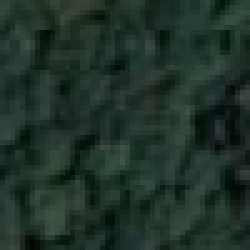
#> input picture IEIT/images/forest.png, 50 x 50 px (shown 5 times larger)
$ python test.py
#> lines starting #> are read from the running program, lines starting #| are printed output that depends on the picture
### IEIT/get_rgb_pixels.py
from PIL import Image
import numpy
import math
import json
import pandas
from prettytable import PrettyTable
import logging

DELTA = 20

forest = Image.open('images/forest.png').convert("L")
sand = Image.open('images/field.png').convert("L")
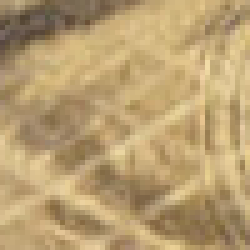
#> input picture IEIT/images/field.png, 50 x 50 px (shown 5 times larger)
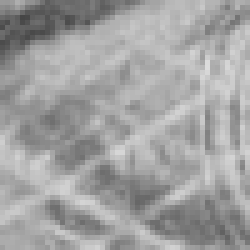
#> sand: PIL image 50x50 L (shown 5 times larger); min 70, max 220, mean 161.2
water = Image.open('images/road.png').convert("L")
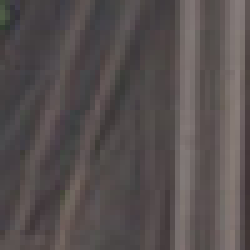
#> input picture IEIT/images/road.png, 50 x 50 px (shown 5 times larger)

# [19 lines of commented-out code are left out]


def split_list(image, wanted_parts=50):
#> called with wanted_parts = 50
    alist = list(image.getdata())
#> alist = 2500 values, max 77 at index 1624, min 5 at index 2406, mean 43.45
    length = len(alist)
#> length = 2500
    return [alist[i*length // wanted_parts: (i+1)*length // wanted_parts] for i in range(wanted_parts)]


# forest_matrix = image_to_matrix(forest)
forest_matrix = split_list(forest)
#> forest_matrix = 50 items
sand_matrix = split_list(sand)
#> sand_matrix = 50 items
water_matrix = split_list(water)
#> water_matrix = 50 items

# [6 lines of commented-out code are left out]

forest_avg_pixel = list(numpy.mean(forest_matrix, axis=0))
#> forest_avg_pixel = 50 values, max 51.66 at index 37, min 32.68 at index 46, mean 43.45
sand_avg_pixel = list(numpy.mean(sand_matrix, axis=0))
#> sand_avg_pixel = 50 values, max 175 at index 49, min 150.4 at index 10, mean 161.2
water_avg_pixel = list(numpy.mean(water_matrix, axis=0))
#> water_avg_pixel = 50 values, max 122.3 at index 46, min 66.62 at index 49, mean 81.51
# print(f"Forest AVG: {forest_avg_pixel}")
# print(f"Sand AVG: {sand_avg_pixel}")
# print(f"Water AVG: {water_avg_pixel}")


def get_limits(pixel_avg):
    high_limit = []
    low_limit = []
    index = 0
    for pixel in pixel_avg:
        high_limit.append(pixel_avg[index] + DELTA)
        low_limit.append(pixel_avg[index] - DELTA)
        index += 1
#> this loop made 50 passes
#> pixel on passes 1 to 12: 48.16, 48.28, 48.64, 46.94, 41.56, 37.58, 40.18, 43.68, 44.66, 48.04, 48.76, 47.64
#> after the loop, high_limit = 50 values, max 71.66 at index 37, min 52.68 at index 46, mean 63.45; index = 50; low_limit = 50 values, max 31.66 at index 37, min 12.68 at index 46, mean 23.45

    return high_limit, low_limit


forest_limits = get_limits(forest_avg_pixel)
# print(f"Forest HIGH limit: {forest_limits[0]} \n"
#       f"Forest LOW limit: {forest_limits[1]}")
sand_limits = get_limits(sand_avg_pixel)
#> the loop in get_limits (call 2), `for pixel in pixel_avg:` made 50 passes
#> pixel on passes 1 to 12: 152.9, 151.9, 152.7, 154.6, 152, 150.9, 154.6, 156.2, 155.9, 153.9, 150.4, 150.5
# print(f"sand HIGH limit: {sand_limits[0]} \n"
#       f"sand LOW limit: {sand_limits[1]}")
water_limits = get_limits(water_avg_pixel)
# print(f"water HIGH limit: {water_limits[0]} \n"
#       f"water LOW limit: {water_limits[1]}")


def to_binary(pixels_matrix, h_limit, l_limit):
    binary_matrix = []

    for i in pixels_matrix:
        row = []

        for j in i:
            if l_limit[0] <= j <= h_limit[0]:
                row.append(1)
            else:
                row.append(0)

        binary_matrix.append(row)
#> this loop made 50 passes
#> after the loop, binary_matrix = 50 items

    return binary_matrix

binary_forest = to_binary(forest_matrix, forest_limits[0], forest_limits[1])
#> binary_forest = 50 items
# print(numpy.matrix(binary_forest))
# print(pandas.DataFrame(binary_forest))
binary_sand = to_binary(sand_matrix, sand_limits[0], sand_limits[1])
#> the loop in to_binary (call 2), `for i in pixels_matrix:` made 50 passes
#> binary_sand = 50 items
# print(binary_sand)
binary_water = to_binary(water_matrix, water_limits[0], water_limits[1])
#> binary_water = 50 items
# print(binary_water)


def get_etalon(binary_matrix):
    counter_0 = [0] * 50
    counter_1 = [0] * 50

    etalon = []

    for row in binary_matrix:
        index = 0
        for num in row:
            if num == 0:
                counter_0[index] += 1
            else:
                counter_1[index] += 1
            index += 1
#> after the loop, counter_0 = 50 values, max 23 at index 45, min 0 at index 26, mean 6.94; counter_1 = 50 values, max 50 at index 26, min 27 at index 45, mean 43.06

    for i, j in zip(counter_0, counter_1):
        if i > j:
            etalon.append(0)
        else:
            etalon.append(1)
#> this loop made 50 passes
#> (i, j) on passes 1, 2, 3, 4, 5, 6, 7, 9, 10, 11, 12, 13: (3, 47), (3, 47), (1, 49), (2, 48), (9, 41), (16, 34), (7, 43), (9, 41), (7, 43), (7, 43), (9, 41), (11, 39)
#> j on pass 8: 43
#> after the loop, etalon = 50 values from 1 to 1

    # print(f"counter_0: {counter_0}")
    # print(f"counter_1: {counter_1}")

    return etalon


forest_etalon = get_etalon(binary_forest)
#> forest_etalon = 50 values from 1 to 1
# print(f"Forest ETALON: {forest_etalon}")
sand_etalon = get_etalon(binary_sand)
#> the loop in get_etalon (call 2), `for row in binary_matrix:` made 50 passes
#> the loop in get_etalon (call 2), `for i, j in zip(counter_0, counter_1):` made 50 passes
#> (i, j) on passes 1 to 12: (30, 20), (27, 23), (23, 27), (21, 29), (20, 30), (28, 22), (21, 29), (24, 26), (28, 22), (32, 18), (27, 23), (31, 19)
#> sand_etalon = 50 values, max 1 at index 2, min 0 at index 0, mean 0.18
# print(f"Sand ETALON: {sand_etalon}")
water_etalon = get_etalon(binary_water)
#> water_etalon = 50 values, max 1 at index 0, min 0 at index 35, mean 0.78
# print(f"Water ETALON: {water_etalon}")


# [5 lines left out: function get_neighbor, not called in this run]


def calculate_distance(etalon_1: list, etalon_2: list):
    distance = 0

    for x, y in zip(etalon_1, etalon_2):
        if x != y:
            distance += 1
#> this loop made 50 passes
#> y on passes 1 to 12: 0, 0, 1, 1, 1, 0, 1, 1, 0, 0, 0, 0
#> after the loop, distance = 41

    return distance


forest_sand_distance = calculate_distance(forest_etalon, sand_etalon)
#> forest_sand_distance = 41
forest_water_distance = calculate_distance(forest_etalon, water_etalon)
#> the loop in calculate_distance (call 2), `for x, y in zip(etalon_1, etalon_2):` made 50 passes
#> forest_water_distance = 11
water_sand_distance = calculate_distance(water_etalon, sand_etalon)
#> water_sand_distance = 32
print(forest_sand_distance)
#| 41
print(forest_water_distance)
#| 11
print(water_sand_distance)
#| 32


def get_vector(binary_matrix, row_id):
    """This function returns one row from binary matrix"""
    return binary_matrix[row_id]


def optimize_radius(base_matrix, neighbor_matrix, base_etalon):
    """
        Надходять два класи: базовий та сусід.
        Рахуємо склільки реалізацій ближче до центру ніж радіус. Тобто порівнюємо спочатку в своєму класі з
        еталоном(центром), а потім еталон з вектором сусіда
    """
    radius = 0
    radius_table = PrettyTable(['Radius', 'Working Area', 'KFE'])

    radius_dict = {}

    for x in range(51):
        k1 = 0
        k3 = 0

        for i in range(50):
            if calculate_distance(base_etalon, get_vector(base_matrix, i)) <= radius:
                k1 += 1
            if calculate_distance(base_etalon, get_vector(neighbor_matrix, i)) <= radius:
                k3 += 1

        k4 = 50 - k3
        k2 = 50 - k1

        t_d1 = k1 / 50
        t_betta = k3 / 50
        d1_b = t_d1 - t_betta

        kfe = d1_b * math.log(1.0 + d1_b + 0.1) / (1.0 - d1_b + 0.1) / math.log(2.0)

        if t_d1 >= 0.5 > t_betta:
            radius_table.add_row([radius, 'True', kfe])
            radius_dict[radius] = [True, kfe]
        else:
            radius_table.add_row([radius, 'False', kfe])
            radius_dict[radius] = [False, kfe]

        radius += 1

    true_area_radiuses = {}
    for key, value in radius_dict.items():
        if value[0] is True:
            true_area_radiuses[key] = value[1]

    perfect_radius = max(true_area_radiuses, key=true_area_radiuses.get)
    # print(perfect_radius)

    return perfect_radius


optimization_forest = optimize_radius(binary_forest, binary_water, forest_etalon)
#> optimization_forest = 9
print(optimization_forest)
#| 9
# [7 lines of commented-out code are left out]

FOREST_RADIUS = 9
SAND_RADIUS = 29
WATER_RADIUS = 7


# [34 lines of commented-out code are left out]

### IEIT/learning.py
from PIL import Image
import numpy
import math
from prettytable import PrettyTable

from IEIT import IEIT


class RecognClass:

    def __init__(self, filename):
        self.filename = filename
        self.delta = 20
        self.size = 50
        self.matrix = []
        self.binary_matrix = []
        self.avg_vector = []
        self.higher_limit = []
        self.lower_limit = []
        self.etalon_vector = []
        self.perfect_radius = 0
        self.neighbor_id = 0
        self.neighbor = 0

    def image_to_matrix(self):
        """Convert image to matrix with values of pixel RGBs"""
        image = Image.open(self.filename).convert("L")
        alist = list(image.getdata())
        length = len(alist)
        self.matrix = [alist[i * length // self.size: (i + 1) * length // self.size] for i in range(self.size)]
#> self.matrix = 50 items
        return [alist[i * length // self.size: (i + 1) * length // self.size] for i in range(self.size)]

    def get_avg_vector(self):
        self.avg_vector = list(numpy.mean(self.matrix, axis=0))
#> self.avg_vector has the same summary as forest_avg_pixel outside get_avg_vector
        return list(numpy.mean(self.matrix, axis=0))

    def get_limits(self):
        high_limit = []
        low_limit = []
        index = 0
        for pixel in self.avg_vector:
            high_limit.append(self.avg_vector[index] + self.delta)
            low_limit.append(self.avg_vector[index] - self.delta)
            index += 1
#> after the loop, index = 50

        self.higher_limit = high_limit
#> self.higher_limit has the same summary as high_limit
        self.lower_limit = low_limit
#> self.lower_limit has the same summary as low_limit
        return high_limit, low_limit

    def matrix_to_binary(self):
        binary_matrix = []

        for i in self.matrix:
            row = []
            for j in i:
                if self.lower_limit[0] <= j <= self.higher_limit[0]:
                    row.append(1)
                else:
                    row.append(0)
            binary_matrix.append(row)
#> after the loop, binary_matrix = 50 items

        self.binary_matrix = binary_matrix
#> self.binary_matrix = 50 items
        return binary_matrix

    def get_etalon_vector(self):
        counter_0 = [0] * 50
        counter_1 = [0] * 50
        etalon = []

        for row in self.binary_matrix:
            index = 0
            for num in row:
                if num == 0:
                    counter_0[index] += 1
                else:
                    counter_1[index] += 1
                index += 1
        for i, j in zip(counter_0, counter_1):
            if i > j:
                etalon.append(0)
            else:
                etalon.append(1)
#> after the loop, etalon = 50 values from 1 to 1

        self.etalon_vector = etalon
#> self.etalon_vector = 50 values from 1 to 1
        return etalon

    def get_vector(self, row_id):
        """This function returns one row from binary matrix"""
        return self.binary_matrix[row_id]

    # def optimize_radius(self, neighbor):
    #     """
    #         Надходять два класи: базовий та сусід.
    #         Рахуємо склільки реалізацій ближче до центру ніж радіус. Тобто порівнюємо спочатку в своєму класі з
    #         еталоном(центром), а потім еталон з вектором сусіда
    #     """
    #     radius = 0
    #     radius_table = PrettyTable(['Radius', 'Working Area', 'KFE'])
    #
    #     radius_dict = {}
    #
    #     for x in range(51):
    #         k1 = 0
    #         k3 = 0
    #
    #         for i in range(50):
    #             if IEIT.calculate_distance(self.etalon_vector, self.get_vector(i)) <= radius:
    #                 k1 += 1
    #             if IEIT.calculate_distance(self.etalon_vector, neighbor.get_vector(i)) <= radius:
    #                 k3 += 1
    #
    #         # k4 = 50 - k3
    #         # k2 = 50 - k1
    #
    #         t_d1 = k1 / 50
    #         t_betta = k3 / 50
    #         d1_b = t_d1 - t_betta
    #
    #         kfe = d1_b * math.log(1.0 + d1_b + 0.1) / (1.0 - d1_b + 0.1) / math.log(2.0)
    #
    #         if t_d1 >= 0.5 > t_betta:
    #             radius_table.add_row([radius, 'True', kfe])
    #             radius_dict[radius] = [True, kfe]
    #         else:
    #             radius_table.add_row([radius, 'False', kfe])
    #             radius_dict[radius] = [False, kfe]
    #
    #         radius += 1
    #
    #     true_area_radiuses = {}
    #     for key, value in radius_dict.items():
    #         if value[0] is True:
    #             true_area_radiuses[key] = value[1]
    #     # print(true_area_radiuses)
    #     # print(radius_dict)
    #     perfect_radius = max(true_area_radiuses, key=true_area_radiuses.get, default=0)
    #     self.perfect_radius = perfect_radius
    #     # print(perfect_radius)
    #     # print(perfect_radius)
    #
    #     return perfect_radius

### IEIT/IEIT.py
"""
    this module provides functionality for calculate_distance, get neighbors, optimize radius and delta.
"""
import math
from prettytable import PrettyTable
import csv


class IEIT:

    def __init__(self, classes: list):
        self.classes = classes

    @staticmethod
    def calculate_distance(vector_1, vector_2):
        distance = 0

        for x, y in zip(vector_1, vector_2):
            if x != y:
                distance += 1
#> this loop made 50 passes

        return distance

    # [162 lines left out: functions get_neighbor, optimize_radius, optimize_delta, not called in this run]
            # print(list_of_deltas)

### IEIT/test.py
from learning import RecognClass
from IEIT import IEIT
from get_rgb_pixels import optimize_radius

forest_class = RecognClass('images/forest.png')
field_class = RecognClass('images/field.png')
road_class = RecognClass('images/road.png')

classes = [forest_class, field_class, road_class]

for clas in classes:
    clas.image_to_matrix()
    clas.get_avg_vector()
    clas.get_limits()
    clas.matrix_to_binary()
    clas.get_etalon_vector()

forest_field_distance = IEIT.calculate_distance(forest_class.etalon_vector, field_class.etalon_vector)
forest_road_distance = IEIT.calculate_distance(forest_class.etalon_vector, road_class.etalon_vector)
#> the loop in calculate_distance (call 2), `for x, y in zip(vector_1, vector_2):` made 50 passes
road_field_distance = IEIT.calculate_distance(road_class.etalon_vector, field_class.etalon_vector)

print(forest_field_distance)
#| 41
print(forest_road_distance)
#| 11
print(road_field_distance)
#| 32

# pairs : forest - road, road-field

forest_perfect_radius = optimize_radius(forest_class.binary_matrix, road_class.binary_matrix, forest_class.etalon_vector)
field_perfect_radius = optimize_radius(field_class.binary_matrix, road_class.binary_matrix, field_class.etalon_vector)
road_perfect_radius = optimize_radius(road_class.binary_matrix, field_class.binary_matrix, road_class.etalon_vector)

forest_class.perfect_radius = forest_perfect_radius
field_class.perfect_radius = field_perfect_radius
road_class.perfect_radius = road_perfect_radius

print(f"Forest radius: {forest_class.perfect_radius}")
#| Forest radius: 9
print(f"Field radius: {field_class.perfect_radius}")
#| Field radius: 28
print(f"Road radius: {road_class.perfect_radius}")
#| Road radius: 7

max_delta = 50

for clas in classes:
    # clas.image_to_matrix()
    for x in range(max_delta):
        clas.delta = x
        clas.get_avg_vector()
        clas.get_limits()
        clas.matrix_to_binary()
        clas.get_etalon_vector()
